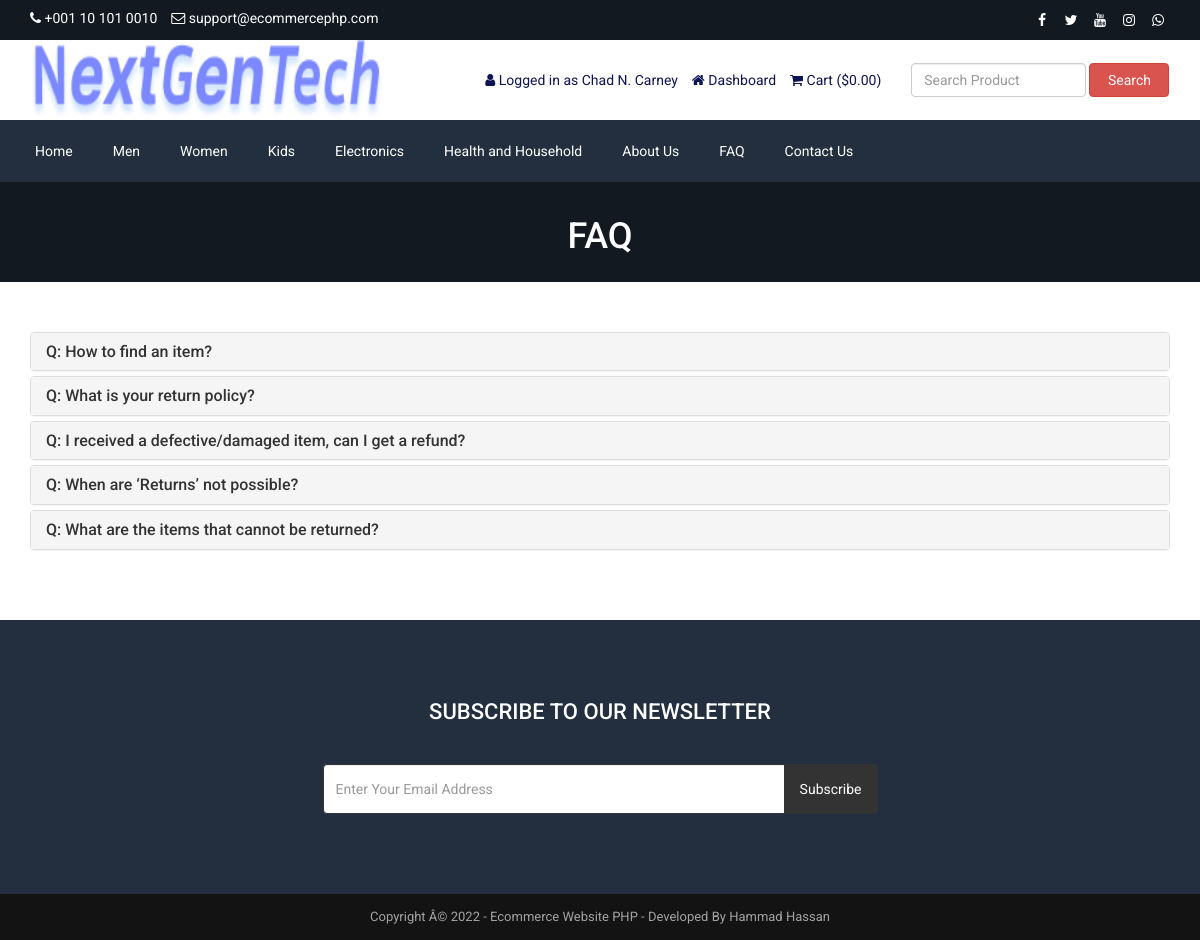
/faq.php (signed in), run on the app's committed database.
### tables this page shows
CREATE TABLE `tbl_settings` (
  `id` int(11) NOT NULL,
  `logo` varchar(100) NOT NULL,  
  `favicon` varchar(100) NOT NULL,  
  `footer_about` text NOT NULL,
  `footer_copyright` text NOT NULL,
  `contact_address` text NOT NULL,
  `contact_email` varchar(100) NOT NULL,  
  `contact_phone` varchar(20) NOT NULL,  
  `contact_fax` varchar(20) NOT NULL,  
  `contact_map_iframe` text NOT NULL,
  `receive_email` varchar(100) NOT NULL,  
  `receive_email_subject` varchar(100) NOT NULL,  
  `receive_email_thank_you_message` text NOT NULL,
  `forget_password_message` text NOT NULL,
  `total_recent_post_footer` int(10) NOT NULL,
  `total_popular_post_footer` int(10) NOT NULL,
  `total_recent_post_sidebar` int(11) NOT NULL,
  `total_popular_post_sidebar` int(11) NOT NULL,
  `total_featured_product_home` int(11) NOT NULL,
  `total_latest_product_home` int(11) NOT NULL,
  `total_popular_product_home` int(11) NOT NULL,
  `meta_title_home` text NOT NULL,
  `meta_keyword_home` text NOT NULL,
  `meta_description_home` text NOT NULL,
  `banner_login` varchar(255) NOT NULL,
  `banner_registration` varchar(255) NOT NULL,
  `banner_forget_password` varchar(255) NOT NULL,
  `banner_reset_password` varchar(255) NOT NULL,
  `banner_search` varchar(255) NOT NULL,
  `banner_cart` varchar(255) NOT NULL,
  `banner_checkout` varchar(255) NOT NULL,
  `banner_product_category` varchar(255) NOT NULL,
  `banner_blog` varchar(255) NOT NULL,
  `cta_title` varchar(255) NOT NULL,
  `cta_content` text NOT NULL,
  `cta_read_more_text` varchar(255) NOT NULL,
  `cta_read_more_url` varchar(255) NOT NULL,
  `cta_photo` varchar(255) NOT NULL,
  `featured_product_title` varchar(255) NOT NULL,
  `featured_product_subtitle` varchar(255) NOT NULL,
  `latest_product_title` varchar(255) NOT NULL,
  `latest_product_subtitle` varchar(255) NOT NULL,
  `popular_product_title` varchar(255) NOT NULL,
  `popular_product_subtitle` varchar(255) NOT NULL,
  `testimonial_title` varchar(255) NOT NULL,
  `testimonial_subtitle` varchar(255) NOT NULL,
  `testimonial_photo` varchar(255) NOT NULL,
  `blog_title` varchar(255) NOT NULL,
  `blog_subtitle` varchar(255) NOT NULL,
  `newsletter_text` text NOT NULL,
  `paypal_email` varchar(255) NOT NULL,
  `stripe_public_key` varchar(255) NOT NULL,
  `stripe_secret_key` varchar(255) NOT NULL,
  `bank_detail` text NOT NULL,
  `before_head` text NOT NULL,
  `after_body` text NOT NULL,
  `before_body` text NOT NULL,
  `home_service_on_off` int(11) NOT NULL,
  `home_welcome_on_off` int(11) NOT NULL,
  `home_featured_product_on_off` int(11) NOT NULL,
  `home_latest_product_on_off` int(11) NOT NULL,
  `home_popular_product_on_off` int(11) NOT NULL,
  `home_testimonial_on_off` int(11) NOT NULL,
  `home_blog_on_off` int(11) NOT NULL,
  `newsletter_on_off` int(11) NOT NULL,
  `ads_above_welcome_on_off` int(1) NOT NULL,
  `ads_above_featured_product_on_off` int(1) NOT NULL,
  `ads_above_latest_product_on_off` int(1) NOT NULL,
  `ads_above_popular_product_on_off` int(1) NOT NULL,
  `ads_above_testimonial_on_off` int(1) NOT NULL,
  `ads_category_sidebar_on_off` int(1) NOT NULL
);

CREATE TABLE `tbl_social` (
  `social_id` int(11) NOT NULL,
  `social_name` varchar(30) NOT NULL,
  `social_url` varchar(255) NOT NULL,
  `social_icon` varchar(30) NOT NULL
);

CREATE TABLE `tbl_top_category` (
  `tcat_id` int(11) NOT NULL,
  `tcat_name` varchar(255) NOT NULL,
  `show_on_menu` int(1) NOT NULL
);

CREATE TABLE `tbl_page` (
  `id` int(11) NOT NULL,
  `about_title` varchar(255) NOT NULL,
  `about_content` text NOT NULL,
  `about_banner` varchar(255) NOT NULL,
  `about_meta_title` varchar(255) NOT NULL,
  `about_meta_keyword` text NOT NULL,
  `about_meta_description` text NOT NULL,
  `faq_title` varchar(255) NOT NULL,
  `faq_banner` varchar(255) NOT NULL,
  `faq_meta_title` varchar(255) NOT NULL,
  `faq_meta_keyword` text NOT NULL,
  `faq_meta_description` text NOT NULL,
  `blog_title` varchar(255) NOT NULL,
  `blog_banner` varchar(255) NOT NULL,
  `blog_meta_title` varchar(255) NOT NULL,
  `blog_meta_keyword` text NOT NULL,
  `blog_meta_description` text NOT NULL,
  `contact_title` varchar(255) NOT NULL,
  `contact_banner` varchar(255) NOT NULL,
  `contact_meta_title` varchar(255) NOT NULL,
  `contact_meta_keyword` text NOT NULL,
  `contact_meta_description` text NOT NULL,
  `pgallery_title` varchar(255) NOT NULL,
  `pgallery_banner` varchar(255) NOT NULL,
  `pgallery_meta_title` varchar(255) NOT NULL,
  `pgallery_meta_keyword` text NOT NULL,
  `pgallery_meta_description` text NOT NULL,
  `vgallery_title` varchar(255) NOT NULL,
  `vgallery_banner` varchar(255) NOT NULL,
  `vgallery_meta_title` varchar(255) NOT NULL,
  `vgallery_meta_keyword` text NOT NULL,
  `vgallery_meta_description` text NOT NULL
);

CREATE TABLE `tbl_faq` (
  `faq_id` int(11) NOT NULL,
  `faq_title` varchar(255) NOT NULL,
  `faq_content` text NOT NULL
);

### faq.php (the view, shortened to what this page needs)
<?php require_once('header.php'); ?>
<?php
$statement = $pdo->prepare("SELECT * FROM tbl_page WHERE id=1");
$statement->execute();
$result = $statement->fetchAll(PDO::FETCH_ASSOC);
foreach ($result as $row) {
    $faq_title = $row['faq_title'];
    $faq_banner = $row['faq_banner'];
}
?>
<div class="page-banner" style="background-image: url(assets/uploads/<?php echo $faq_banner; ?>);">
    <div class="inner">
        <h1><?php echo $faq_title; ?></h1>
    </div>
</div>
<div class="page">
    <div class="container">
        <div class="row">
            <div class="col-md-12">
                <div class="panel-group" id="faqAccordion">
                    <?php
                    $statement = $pdo->prepare("SELECT * FROM tbl_faq");
                    $statement->execute();
                    $result = $statement->fetchAll(PDO::FETCH_ASSOC);
                    foreach ($result as $row) {
                        ?>
                        <div class="panel panel-default">
                            <div class="panel-heading accordion-toggle question-toggle collapsed" data-toggle="collapse" data-parent="#faqAccordion" data-target="#question<?php echo $row['faq_id']; ?>">
                                <h4 class="panel-title">
                                    Q: <?php echo $row['faq_title']; ?>
                                </h4>
                            </div>
                        </div>
                        <?php
                    }
                    ?>
                </div>
            </div>
        </div>
    </div>
</div>
<?php require_once('footer.php'); ?>

### header.php (shortened to what this page needs)
<?php
include("admin/inc/config.php");
$statement = $pdo->prepare("SELECT * FROM tbl_settings WHERE id=1");
$statement->execute();
$result = $statement->fetchAll(PDO::FETCH_ASSOC);
foreach ($result as $row)
{
	$logo = $row['logo'];
	$contact_email = $row['contact_email'];
	$contact_phone = $row['contact_phone'];
}
?>
<!DOCTYPE html>
<html lang="en">
<head>
	<link rel="stylesheet" href="assets/css/bootstrap.min.css">
	<link rel="stylesheet" href="assets/css/font-awesome.min.css">
	<link rel="stylesheet" href="assets/css/owl.carousel.min.css">
	<link rel="stylesheet" href="assets/css/owl.theme.default.min.css">
	<link rel="stylesheet" href="assets/css/jquery.bxslider.min.css">
    <link rel="stylesheet" href="assets/css/magnific-popup.css">
    <link rel="stylesheet" href="assets/css/rating.css">
	<link rel="stylesheet" href="assets/css/spacing.css">
	<link rel="stylesheet" href="assets/css/bootstrap-touch-slider.css">
	<link rel="stylesheet" href="assets/css/animate.min.css">
	<link rel="stylesheet" href="assets/css/tree-menu.css">
	<link rel="stylesheet" href="assets/css/select2.min.css">
	<link rel="stylesheet" href="assets/css/main.css">
	<link rel="stylesheet" href="assets/css/responsive.css">
	<?php
	$statement = $pdo->prepare("SELECT * FROM tbl_page WHERE id=1");
	$statement->execute();
	$result = $statement->fetchAll(PDO::FETCH_ASSOC);
		?>
</head>
<body>
<div class="top">
	<div class="container">
		<div class="row">
			<div class="col-md-6 col-sm-6 col-xs-12">
				<div class="left">
					<ul>
						<li><i class="fa fa-phone"></i> <?php echo $contact_phone; ?></li>
						<li><i class="fa fa-envelope-o"></i> <?php echo $contact_email; ?></li>
					</ul>
				</div>
			</div>
			<div class="col-md-6 col-sm-6 col-xs-12">
				<div class="right">
					<ul>
						<?php
						$statement = $pdo->prepare("SELECT * FROM tbl_social");
						$statement->execute();
						$result = $statement->fetchAll(PDO::FETCH_ASSOC);
						foreach ($result as $row) {
							?>
							<?php if($row['social_url'] != ''): ?>
							<li><a href="<?php echo $row['social_url']; ?>"><i class="<?php echo $row['social_icon']; ?>"></i></a></li>
							<?php endif; ?>
							<?php
						}
						?>
					</ul>
				</div>
			</div>
		</div>
	</div>
</div>
<div class="header">
	<div class="container">
		<div class="row inner">
			<div class="col-md-4 logo">
				<a href="index.php"><img src="assets/uploads/<?php echo $logo; ?>" alt="logo image"></a>
			</div>
			<div class="col-md-5 right">
				<ul>
					<?php
					if(isset($_SESSION['customer'])) {
						?>
						<li><i class="fa fa-user"></i> <?php echo LANG_VALUE_13; ?> <?php echo $_SESSION['customer']['cust_name']; ?></li>
						<li><a href="dashboard.php"><i class="fa fa-home"></i> <?php echo LANG_VALUE_89; ?></a></li>
						<?php
					} else {
						?>
						<li><a href="login.php"><i class="fa fa-sign-in"></i> <?php echo LANG_VALUE_9; ?></a></li>
						<li><a href="registration.php"><i class="fa fa-user-plus"></i> <?php echo LANG_VALUE_15; ?></a></li>
						<?php
					}
					?>
					<li><a href="cart.php"><i class="fa fa-shopping-cart"></i> <?php echo LANG_VALUE_18; ?> (<?php echo LANG_VALUE_1; ?><?php
					if(isset($_SESSION['cart_p_id'])) {
						$table_total_price = 0;
						$i=0;
	                    foreach($_SESSION['cart_p_qty'] as $key => $value)
	                    {
	                        $i++;
	                        $arr_cart_p_qty[$i] = $value;
	                    }                    $i=0;
	                    foreach($_SESSION['cart_p_current_price'] as $key => $value)
	                    {
	                        $i++;
	                        $arr_cart_p_current_price[$i] = $value;
	                    }
	                    for($i=1;$i<=count($arr_cart_p_qty);$i++) {
	                    	$row_total_price = $arr_cart_p_current_price[$i]*$arr_cart_p_qty[$i];
	                        $table_total_price = $table_total_price + $row_total_price;
	                    }
						echo $table_total_price;
					} else {
						echo '0.00';
					}
					?>)</a></li>
				</ul>
			</div>
			<div class="col-md-3 search-area">
				<form class="navbar-form navbar-left" role="search" action="search-result.php" method="get">
					<div class="form-group">
						<input type="text" class="form-control search-top" placeholder="<?php echo LANG_VALUE_2; ?>" name="search_text">
					</div>
					<button type="submit" class="btn btn-danger"><?php echo LANG_VALUE_3; ?></button>
				</form>
			</div>
		</div>
	</div>
</div>
<div class="nav">
	<div class="container">
		<div class="row">
			<div class="col-md-12 pl_0 pr_0">
				<div class="menu-container">
					<div class="menu">
						<ul>
							<li><a href="index.php">Home</a></li>
							<?php
							$statement = $pdo->prepare("SELECT * FROM tbl_top_category WHERE show_on_menu=1");
							$statement->execute();
							$result = $statement->fetchAll(PDO::FETCH_ASSOC);
							foreach ($result as $row) {
								?>
								<li><a href="product-category.php?id=<?php echo $row['tcat_id']; ?>&type=top-category"><?php echo $row['tcat_name']; ?></a>
								</li>
								<?php
							}
							?>
							<?php
							$statement = $pdo->prepare("SELECT * FROM tbl_page WHERE id=1");
							$statement->execute();
							$result = $statement->fetchAll(PDO::FETCH_ASSOC);
							foreach ($result as $row) {
								$about_title = $row['about_title'];
								$faq_title = $row['faq_title'];
								$contact_title = $row['contact_title'];
							}
							?>
							<li><a href="about.php"><?php echo $about_title; ?></a></li>
							<li><a href="faq.php"><?php echo $faq_title; ?></a></li>
							<li><a href="contact.php"><?php echo $contact_title; ?></a></li>
						</ul>
					</div>
				</div>
			</div>
		</div>
	</div>
</div>

### footer.php (shortened to what this page needs)
<?php
$statement = $pdo->prepare("SELECT * FROM tbl_settings WHERE id=1");
$statement->execute();
$result = $statement->fetchAll(PDO::FETCH_ASSOC);
foreach ($result as $row)
{
	$footer_copyright = $row['footer_copyright'];
    $newsletter_on_off = $row['newsletter_on_off'];
}
?>
<?php if($newsletter_on_off == 1): ?>
<section class="home-newsletter">
	<div class="container">
		<div class="row">
			<div class="col-md-6 col-md-offset-3">
				<div class="single">
				<form action="" method="post">
					<h2><?php echo LANG_VALUE_93; ?></h2>
					<div class="input-group">
			        	<input type="email" class="form-control" placeholder="<?php echo LANG_VALUE_95; ?>" name="email_subscribe">
			         	<span class="input-group-btn">
			         	<button class="btn btn-theme" type="submit" name="form_subscribe"><?php echo LANG_VALUE_92; ?></button>
			         	</span>
			        </div>
				</div>
			</div>
		</div>
	</div>
</section>
<?php endif; ?>
<div class="footer-bottom">
	<div class="container">
		<div class="row">
			<div class="col-md-12 copyright">
				<?php echo $footer_copyright; ?>
			</div>
		</div>
	</div>
</div>
</body>
</html>

### data on the page
tbl_settings: contact_phone "+001 10 101 0010", contact_email "support@ecommercephp.com", logo (picture), footer_copyright "Copyright Â© 2022 - Ecommerce Website PHP - Developed By Hammad Hassan"
tbl_top_category: tcat_name "Men"
tbl_top_category: tcat_name "Women"
tbl_top_category: tcat_name "Kids"
tbl_top_category: tcat_name "Electronics"
tbl_top_category: tcat_name "Health and Household"
tbl_page: about_title "About Us", faq_title "FAQ", contact_title "Contact Us", faq_banner (picture)
tbl_faq: faq_title "How to find an item?"
tbl_faq: faq_title "What is your return policy?"
tbl_faq: faq_title "I received a defective/damaged item, can I get a refund?"
tbl_faq: faq_title "When are ‘Returns’ not possible?"
tbl_faq: faq_title "What are the items that cannot be returned?"

### other printed values
LANG_VALUE_13 "Logged in as"
$_SESSION['customer']['cust_name'] "Chad N. Carney"
LANG_VALUE_89 "Dashboard"
LANG_VALUE_18 "Cart"
LANG_VALUE_1 "$"
LANG_VALUE_3 "Search"
LANG_VALUE_93 "SUBSCRIBE TO OUR NEWSLETTER"
LANG_VALUE_92 "Subscribe"
